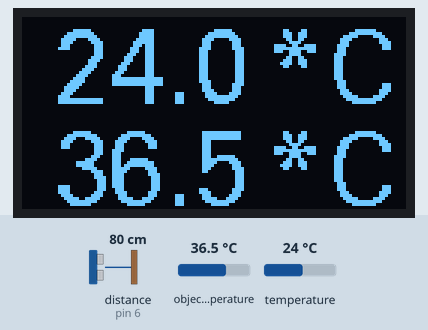
Simulated run of this sketch. Board: Arduino Uno, built with avr-gcc and run on an emulated ATmega328P. Shown: 128×64 one-colour display. The test bench sets the inputs (shaded band); at power-on: object temperature 36.5 °C, temperature 24 °C, distance to the obstacle (sensor on pin 6) 80 cm. The echo pulse lasts 58.3 µs per cm; what the sketch prints to the serial monitor is not drawn.

Above: at 1.6 s.
1.7 s: object temperature set to 20 °C
At 3.7 s:
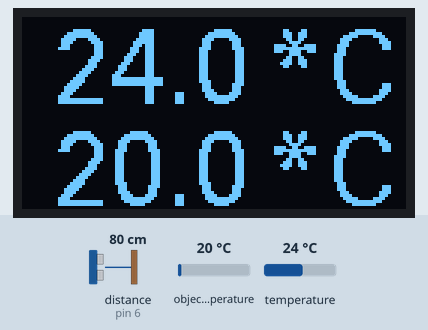
4.0 s: temperature set to 12 °C
At 7.0 s:
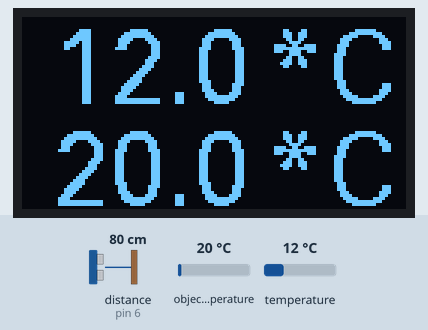
9.3 s: object temperature set to 26 °C
At 11.4 s:
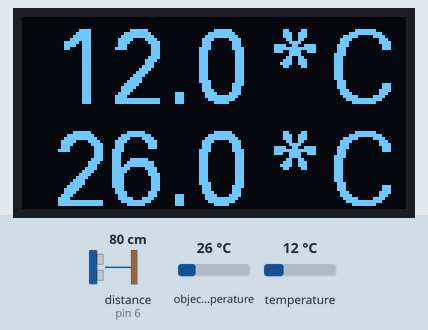
11.7 s: temperature set to 19 °C
At 13.7 s:
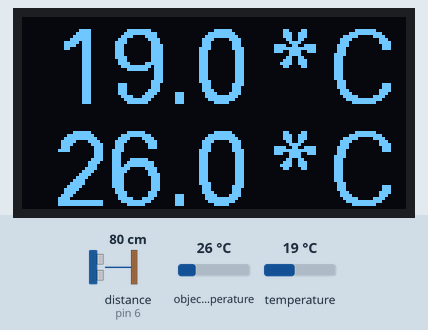
Timing chart, 0 to 15.2 s (numbered marks = the images above; inputs shaded):
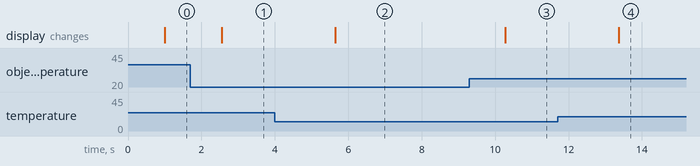

Measured:
- after the input at 1.7 s, the display: changes after 0.86 s (image 1)
- after the input at 4.0 s, the display: changes after 1.7 s (image 2)
- after the input at 9.3 s, the display: changes after 0.98 s (image 3)
- after the input at 11.7 s, the display: changes after 1.7 s (image 4)

The sketch:

Temp01.ino
```cpp
/*
 * Generated using BlocklyDuino:
 *
 * https://github.com/MediaTek-Labs/BlocklyDuino-for-LinkIt
 *
 * Date: Mon, 28 Sep 2020 01:16:25 GMT
 */

#include <SPI.h>

#include <MFRC522.h>

#include <Wire.h>
#include <Adafruit_MLX90614.h>
#include "U8glib.h"
#include <Ultrasonic.h>

int distance;

String myId;

float amb;

float obj;

MFRC522 rfid(/*SS_PIN*/ 10, /*RST_PIN*/ UINT8_MAX);

String mfrc522_readID()
{
  String ret;
  if (rfid.PICC_IsNewCardPresent() && rfid.PICC_ReadCardSerial())
  {
    MFRC522::PICC_Type piccType = rfid.PICC_GetType(rfid.uid.sak);

    for (byte i = 0; i < rfid.uid.size; i++) {
      ret += (rfid.uid.uidByte[i] < 0x10 ? "0" : "");
      ret += String(rfid.uid.uidByte[i], HEX);
    }
  }

  // Halt PICC
  rfid.PICC_HaltA();

  // Stop encryption on PCD
  rfid.PCD_StopCrypto1();
  return ret;
}

void myRFID() {
  myId = mfrc522_readID();
  myId.toUpperCase();
  if ((myId.length()) > 0) {
    Serial.println(myId);

  }
  delay(100);
}

Adafruit_MLX90614 mlx;
void myMLX90614_0() {
}

void myMLX90614_1() {
  Serial.println("測試");
  mlx = (Adafruit_MLX90614());
  mlx.begin();
}

void myMLX90614_2() {
  Serial.print("室溫= ");
  Serial.print((mlx.readAmbientTempC()));
  Serial.println("*C");
  Serial.print("體溫= ");
  Serial.print((mlx.readObjectTempC()));
  Serial.println("*C");
  Serial.println("");
  delay(500);
}

U8GLIB_SH1106_128X64 u8g(U8G_I2C_OPT_NONE); // I2C / TWI ;
void myOLED_1() {
  //正式寫專案時,要將amb及obj預設值刪除
  amb = 0;
  obj = 0;
}

void myOLED_2() {
  //正式寫專案時,將環境溫度及體溫傳入amb,obj
  amb=mlx.readAmbientTempC();
  obj=mlx.readObjectTempC();
  u8g.firstPage();
  do {
  draw();
  } while ( u8g.nextPage() );
  delay(100);
}

void draw() {
  u8g.setFont(u8g_font_fur25);
  u8g.setPrintPos(10, 29);
  u8g.print(amb, 1);
  u8g.drawStr( 80, 29, "*C");
  u8g.setPrintPos(10, 63);
  u8g.print(obj, 1);
  u8g.drawStr( 80, 63, "*C");
}

/*安裝Ultrasonic by ErickSimoes的函式庫*/
Ultrasonic ultrasonic(5, 6);//(Trig,Echo)
void HCSR04_0() {
}

void HCSR04_2() {
  distance = (ultrasonic.read());
  Serial.print("距離：");
  Serial.print(distance);
  Serial.println(" cm");
  delay(500);
}

void setup()
{
  SPI.begin();
  rfid.PCD_Init();

  Serial.begin(9600);

  myMLX90614_1();
}


void loop()
{
  myRFID();
  myMLX90614_2();
  myOLED_2();
  HCSR04_2();
}
```
